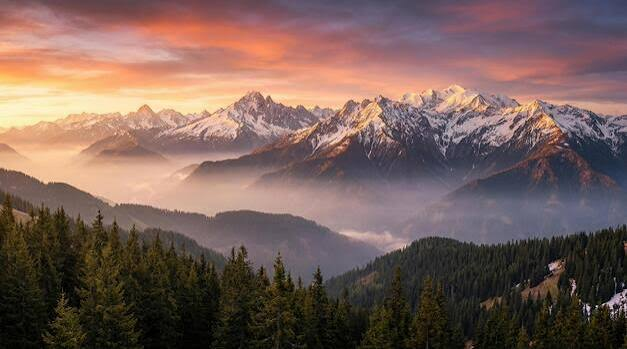
#> input picture myimage1.jpeg, 627 x 349 px
$ python Edit_SizeAndCut.py
#> lines starting #> are read from the running program, lines starting #| are printed output that depends on the picture
import cv2 as cv

# Read the image from the file
img = cv.imread('myimage1.jpeg')
#> img is the input picture: shape (349, 627, 3); mean B, G, R 89, 95.6, 119.8

# Get the dimensions of the image (height, width, channels)
imgSize = img.shape
#> imgSize = (349, 627, 3)
print(imgSize) # (349 = height(y), 627 = width(x), 3 = color channels BGR)
#| (349, 627, 3)

# Resize the image to a new width and height (400x400 pixels)
imgResize = cv.resize(img , (400, 400))
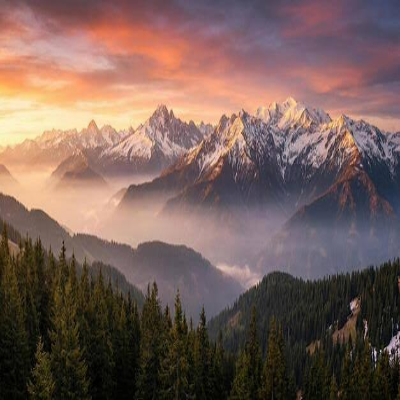
#> imgResize: shape (400, 400, 3); mean B, G, R 88.9, 95.5, 119.7

# Crop the image using array slicing [start_y:end_y, start_x:end_x]
imgCrop = img[0:200, 200:400]
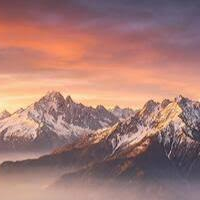
#> imgCrop: shape (200, 200, 3); mean B, G, R 116.5, 123, 165.8

# Display the original, resized, and cropped images in separate windows
cv.imshow('img' , img)
cv.imshow('img resize' , imgResize)
cv.imshow('img crop' , imgCrop)

# Wait infinitely until any key is pressed to close the windows
cv.waitKey(0)

$ run again, with images.jpeg copied over myimage1.jpeg
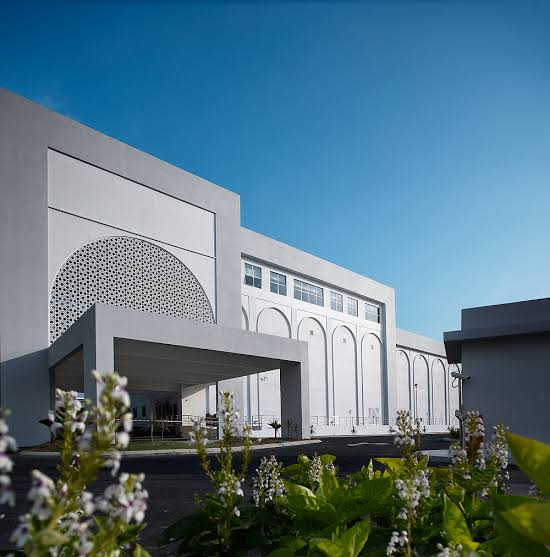
#> input picture images.jpeg, 550 x 557 px
#> img is the input picture: shape (557, 550, 3); mean B, G, R 134.1, 119.5, 89.3
#| (557, 550, 3)
#> `imgResize = cv.resize(img , (400, 400))`:
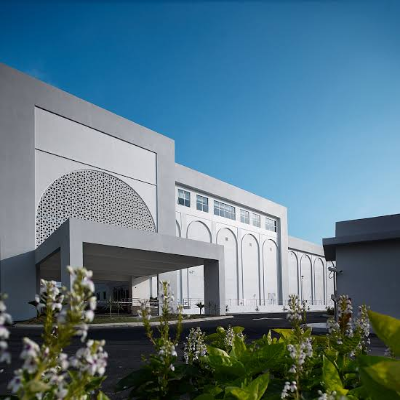
#> imgResize: shape (400, 400, 3); mean B, G, R 134, 119.4, 89.2
#> `imgCrop = img[0:200, 200:400]`:
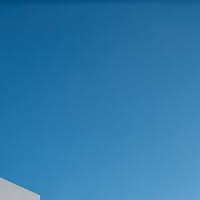
#> imgCrop: shape (200, 200, 3); mean B, G, R 170.1, 121.1, 47
